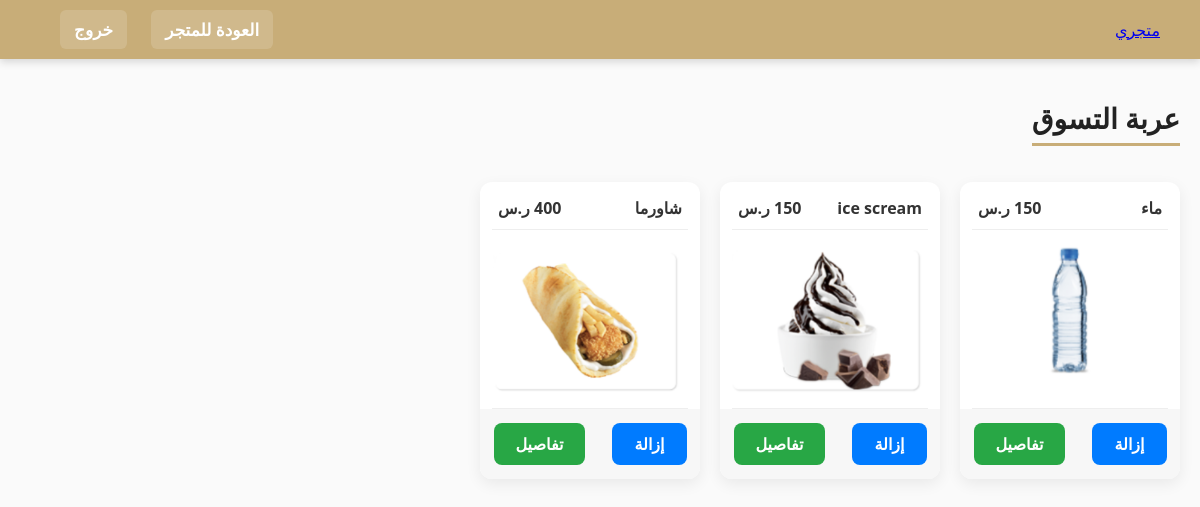
/cart.php (signed in), run on the app's committed database.
### tables this page shows
CREATE TABLE `cart` (
  `id` int(11) NOT NULL,
  `user_id` int(11) NOT NULL,
  `product_id` int(11) NOT NULL
);

CREATE TABLE `pro` (
  `id` int(11) NOT NULL,
  `name` varchar(100) NOT NULL,
  `price` varchar(100) NOT NULL,
  `image` varchar(255) DEFAULT NULL,
  `description` text DEFAULT NULL,
  `category` varchar(100) DEFAULT NULL
);

### cart.php (the view, shortened to what this page needs)
<?php
include('coon.php');
$user_id = $_SESSION['user_id'];
$res = mysqli_query($con, "
    SELECT c.id AS cart_id, p.*
    FROM cart c
    JOIN pro p ON c.product_id = p.id
    WHERE c.user_id = $user_id
");
?>
<!DOCTYPE html>
<html lang="ar">
<head>
    <link rel="stylesheet" href="style.css">
</head>
<body>
    <header class="navbar">
        <div class="logo"><a href="shop.php">متجري</a></div>
        <div class="navigation">
            <a href="shop.php">العودة للمتجر</a>
            <a href="logout.php">خروج</a>
        </div>
    </header>
    <div class="container">
        <div class="sub-header">
            <div class="title">عربة التسوق</div>
        </div>
        <?php if (mysqli_num_rows($res) == 0): ?>
            <p class="message">🛒 العربة فارغة حالياً</p>
        <?php else: ?>
            <div class="thumb-wrapper">
                <?php while ($row = mysqli_fetch_assoc($res)): ?>
                    <div class="thumb-unit">
                        <div class="heading">
                            <span><?= htmlspecialchars($row['name']) ?></span>
                            <span><?= htmlspecialchars($row['price']) ?> ر.س</span>
                        </div>
                        <div class="box" style="background-image: url('images/<?= htmlspecialchars($row['image']) ?>');"></div>
                        <div class="info">
                            <a class="remove" href="remove_from_cart.php?id=<?= $row['cart_id'] ?>" onclick="return confirm('هل تريد إزالة المنتج؟')">إزالة</a>
                            <a class="add" href="details.php?id=<?= $row['id'] ?>">تفاصيل</a>
                        </div>
                    </div>
                <?php endwhile; ?>
            </div>
        <?php endif; ?>
    </div>
</body>
</html>

### style.css (style rules this page uses)
* { box-sizing: border-box; margin: 0; padding: 0; font-family: "Segoe UI", Tahoma, Geneva, Verdana, sans-serif; }
body { background-color: #fafafa; direction: rtl; color: #333; min-height: 100vh; }
.navbar { display: flex; justify-content: space-between; align-items: center; padding: 18px 40px; background-color: #c8ad78; box-shadow: 0 3px 8px rgba(0, 0, 0, 0.15); position: sticky; top: 0; z-index: 100; }
.navigation a { color: #fff; text-decoration: none; margin-left: 20px; font-weight: 600; font-size: 17px; padding: 8px 14px; border-radius: 6px; background-color: rgba(255, 255, 255, 0.15); transition: background-color 0.3s ease; }
.container { max-width: 1200px; margin: 40px auto 80px; padding: 0 20px; }
.sub-header { margin-bottom: 30px; }
.sub-header .title { font-size: 28px; font-weight: 700; color: #222; margin-bottom: 6px; border-bottom: 3px solid #c8ad78; display: inline-block; padding-bottom: 6px; }
.thumb-wrapper { display: flex; flex-wrap: wrap; gap: 20px; justify-content: flex-start; }
.thumb-unit { background-color: #fff; width: 220px; border-radius: 12px; box-shadow: 0 5px 15px rgba(0,0,0,0.07); display: flex; flex-direction: column; overflow: hidden; transition: transform 0.25s ease, box-shadow 0.25s ease; cursor: pointer; }
.thumb-unit .heading { display: flex; justify-content: space-between; padding: 15px 18px 10px; font-weight: 600; color: #333; font-size: 16px; }
.thumb-unit .box { background-size: contain; background-position: center; background-repeat: no-repeat; height: 180px; border-top: 1px solid #eee; border-bottom: 1px solid #eee; margin: 0 12px; }
.thumb-unit .info { display: flex; justify-content: space-around; padding: 14px 0; background-color: #f7f7f7; }
.thumb-unit .info a { text-decoration: none; padding: 10px 22px; border-radius: 8px; font-weight: 700; color: white; transition: background-color 0.3s ease; user-select: none; }
.thumb-unit .info a.add { background-color: #28a745; }
.thumb-unit .info a.remove { background-color: #007bff; }

### data on the page
cart: product.name "ماء", product.price "150", product.image (picture)
cart: product.name "ice scream", product.price "150", product.image (picture)
cart: product.name "شاورما", product.price "400", product.image (picture)
